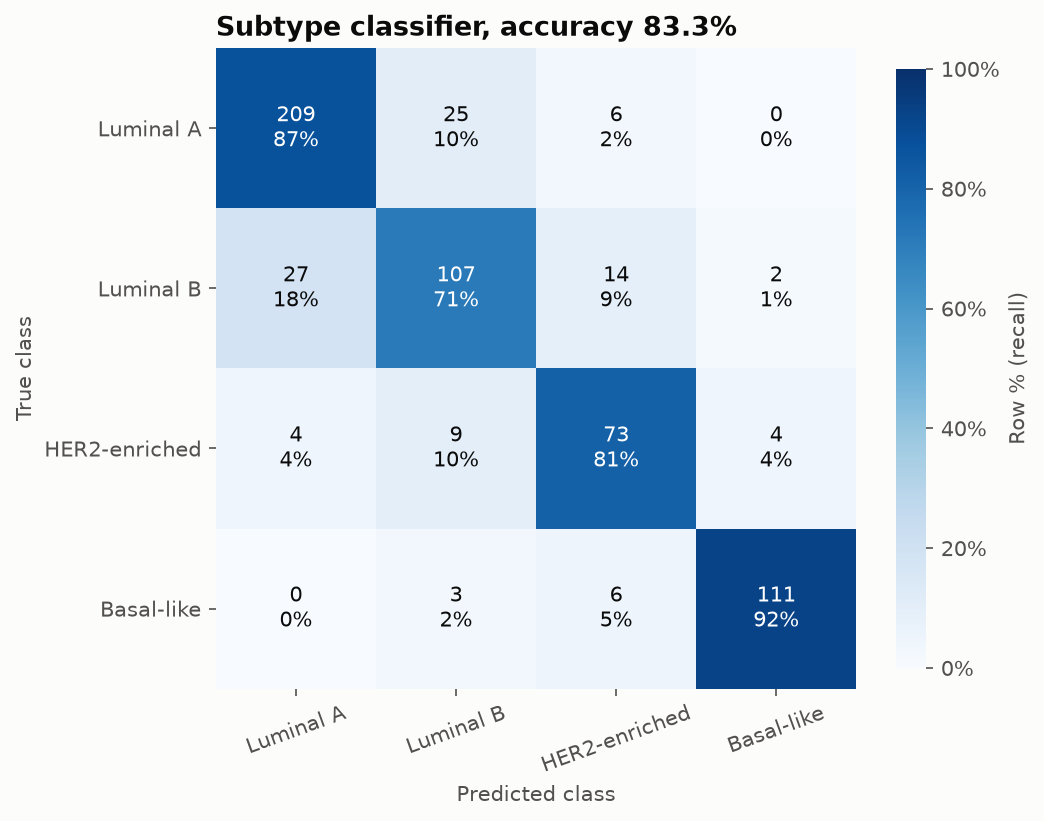

The script that saved this image:
"""
Confusion Matrix  -  family: Scientific & clinical

DESIGN PURPOSE
A grid of actual versus predicted classes. The diagonal holds correct
predictions, and every off-diagonal cell shows a specific kind of mistake.

WHEN TO USE
  - Show which classes a classifier confuses with each other
  - Report sensitivity and specificity per class for a diagnostic test
  - Show agreement between two raters or two methods on categorical labels

AVOID WHEN
  - There are dozens of classes (aggregate, or show only the top confusions)
  - You need threshold-free performance (use ROC or PR curves)

ALTERNATIVES
  - Per-class precision/recall bar chart
  - Sankey from actual to predicted

EXAMPLE
A classifier assigning breast-cancer molecular subtypes (synthetic
predictions, 600 cases).

Run:  python confusion_matrix.py
      python confusion_matrix.py --real-data   (real dataset: sklearn.datasets.load_breast_cancer() — Wisconsin diagnostic breast cancer, 569 tumours (malignant = positive), bundled with scikit-learn)
"""
import sys
from pathlib import Path

import numpy as np
import pandas as pd
import matplotlib.pyplot as plt

# Library style: categorical colors in fixed order, recessive axes, hairline grid.
PALETTE = ["#2a78d6", "#eb6834", "#1baf7a", "#eda100",
           "#e87ba4", "#008300", "#6250d6", "#e34948"]
SEQ_CMAP = "Blues"      # sequential: one hue, light -> dark
DIV_CMAP = "RdBu_r"     # diverging: two opposite hues, neutral midpoint
GRAY = "#b8b7b1"        # de-emphasised marks
plt.rcParams.update({
    "figure.figsize": (8, 4.8), "figure.dpi": 110, "figure.facecolor": "#fcfcfb",
    "axes.facecolor": "#fcfcfb", "axes.edgecolor": "#c9c8c3", "axes.linewidth": 0.8,
    "axes.spines.top": False, "axes.spines.right": False,
    "axes.grid": True, "grid.color": "#e6e5e1", "grid.linewidth": 0.6, "axes.axisbelow": True,
    "axes.prop_cycle": plt.cycler(color=PALETTE),
    "axes.titlesize": 13, "axes.titleweight": "bold", "axes.titlelocation": "left",
    "axes.labelcolor": "#52514e", "xtick.color": "#52514e", "ytick.color": "#52514e",
    "text.color": "#0b0b0b", "font.size": 10, "lines.linewidth": 2,
    "legend.frameon": False,
})

from sklearn.metrics import confusion_matrix

# --- Example data ------------------------------------------------------------
rng = np.random.default_rng(10)
classes = ["Luminal A", "Luminal B", "HER2-enriched", "Basal-like"]
# row = true class; probabilities of each predicted class
P = np.array([[0.86, 0.11, 0.02, 0.01],
              [0.18, 0.72, 0.08, 0.02],
              [0.03, 0.09, 0.84, 0.04],
              [0.01, 0.02, 0.05, 0.92]])
n = [240, 150, 90, 120]
y_true = np.repeat(np.arange(4), n)
y_pred = np.concatenate([rng.choice(4, size=k, p=P[i]) for i, k in enumerate(n)])
cm = confusion_matrix(y_true, y_pred)
model_name = "Subtype classifier"
pd.DataFrame(cm, index=[f"true {c}" for c in classes], columns=[f"pred {c}" for c in classes])

REAL_DATA = "--real-data" in sys.argv
if REAL_DATA:  # sklearn.datasets.load_breast_cancer() — Wisconsin diagnostic breast cancer, 569 tumours (malignant = positive), bundled with scikit-learn
    from sklearn.datasets import load_breast_cancer
    from sklearn.model_selection import train_test_split
    from sklearn.pipeline import make_pipeline
    from sklearn.preprocessing import StandardScaler
    from sklearn.linear_model import LogisticRegression
    bc = load_breast_cancer()
    X_tr, X_te, y_tr, y_te = train_test_split(bc.data, bc.target, test_size=0.4, random_state=0,
                                              stratify=bc.target)
    clf = make_pipeline(StandardScaler(), LogisticRegression(max_iter=1000)).fit(X_tr, y_tr)
    classes = ["Malignant", "Benign"]                   # target 0 = malignant, 1 = benign
    y_true, y_pred = y_te, clf.predict(X_te)
    cm = confusion_matrix(y_true, y_pred)
    model_name = "Breast-cancer classifier (logistic regression)"
    pd.DataFrame(cm, index=[f"true {c}" for c in classes], columns=[f"pred {c}" for c in classes])

# --- Plot --------------------------------------------------------------------
pct = cm / cm.sum(axis=1, keepdims=True)
fig, ax = plt.subplots(figsize=(7, 6))
im = ax.imshow(pct, cmap=SEQ_CMAP, vmin=0, vmax=1)
for i in range(len(classes)):
    for j in range(len(classes)):
        ax.text(j, i, f"{cm[i, j]}\n{pct[i, j]:.0%}", ha="center", va="center", fontsize=10,
                color="white" if pct[i, j] > 0.55 else "#0b0b0b")
ax.set_xticks(range(len(classes)), classes, rotation=20); ax.set_yticks(range(len(classes)), classes)
ax.set_xlabel("Predicted class"); ax.set_ylabel("True class")
ax.grid(False)
for s in ax.spines.values():
    s.set_visible(False)
cb = fig.colorbar(im, ax=ax, shrink=0.8, format=lambda v, _: f"{v:.0%}")
cb.set_label("Row % (recall)"); cb.outline.set_visible(False)
ax.set_title(f"{model_name}, accuracy {np.trace(cm) / cm.sum():.1%}")
fig.tight_layout()

# --- Save / show -------------------------------------------------------------
out = Path(__file__).with_name(Path(__file__).stem + ("_real" if REAL_DATA else "") + ".png")
fig.savefig(out, dpi=150, bbox_inches="tight")
print(f"saved {out}")
if "--no-show" not in sys.argv:
    plt.show()
